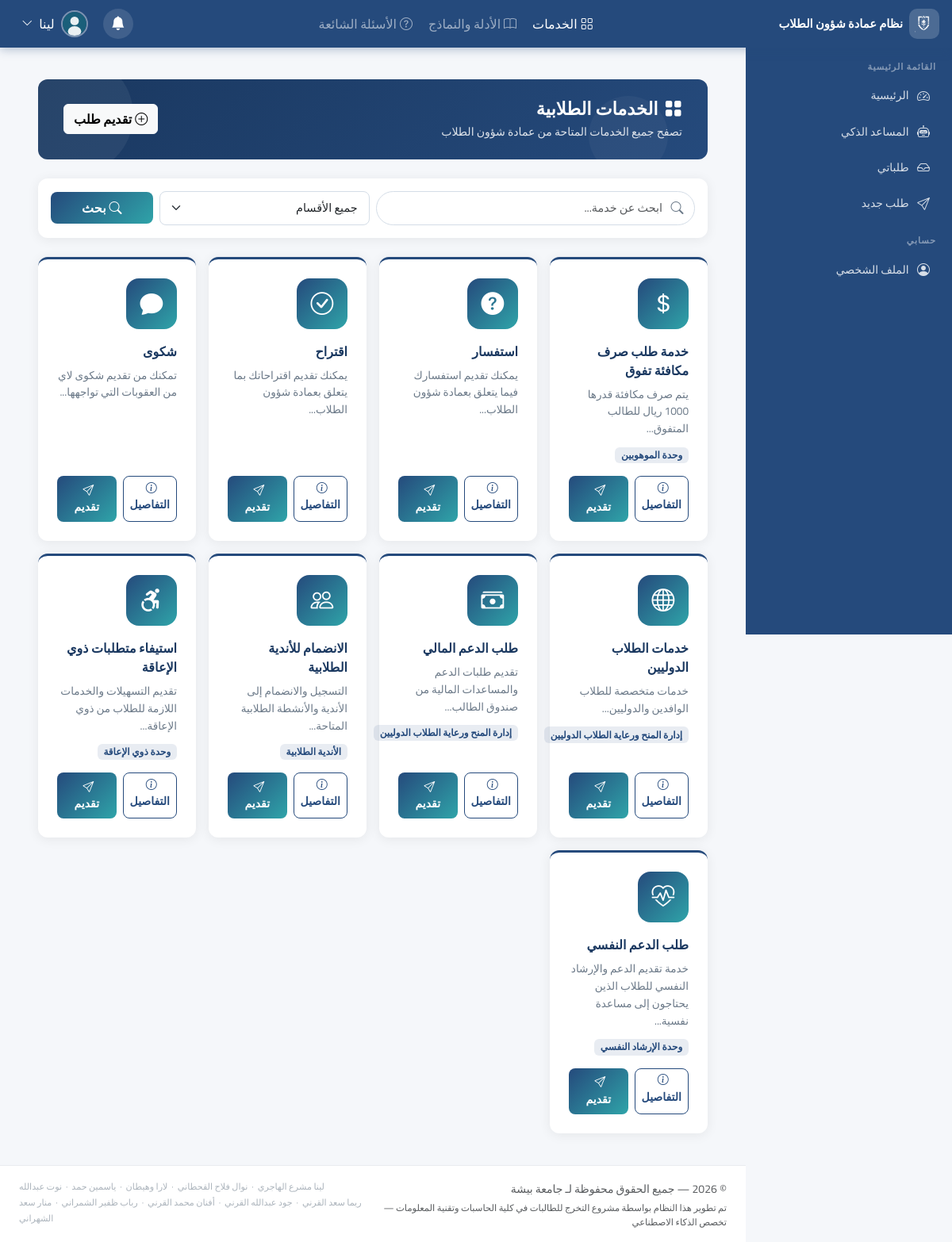
The app's page /student/services.php (signed in) with its own data.
### tables this page shows
CREATE TABLE `system_settings` (
  `id` int(10) UNSIGNED NOT NULL,
  `setting_key` varchar(100) NOT NULL,
  `setting_value` text DEFAULT NULL,
  `updated_at` datetime DEFAULT current_timestamp() ON UPDATE current_timestamp()
);

CREATE TABLE `services` (
  `id` int(10) UNSIGNED NOT NULL,
  `title` varchar(200) NOT NULL,
  `description` text DEFAULT NULL,
  `department_id` int(10) UNSIGNED DEFAULT NULL,
  `conditions` text DEFAULT NULL,
  `required_documents` text DEFAULT NULL,
  `steps` text DEFAULT NULL,
  `keywords` text DEFAULT NULL,
  `icon` varchar(100) DEFAULT 'bi-gear',
  `status` enum('published','draft','archived') DEFAULT 'published',
  `assigned_role` enum('admin','advisor','both') NOT NULL DEFAULT 'admin',
  `created_by` int(10) UNSIGNED DEFAULT NULL,
  `created_at` datetime DEFAULT current_timestamp(),
  `updated_at` datetime DEFAULT current_timestamp() ON UPDATE current_timestamp()
);

CREATE TABLE `departments` (
  `id` int(10) UNSIGNED NOT NULL,
  `title` varchar(150) NOT NULL,
  `description` text DEFAULT NULL,
  `status` enum('active','inactive') DEFAULT 'active'
);

### includes/db.php (called while the page is built, shortened)
<?php
try {
    $dsn = "mysql:host=" . DB_HOST . ";dbname=" . DB_NAME . ";charset=" . DB_CHARSET;
    $pdo = new PDO($dsn, DB_USER, DB_PASS, [
        PDO::ATTR_ERRMODE            => PDO::ERRMODE_EXCEPTION,
        PDO::ATTR_DEFAULT_FETCH_MODE => PDO::FETCH_ASSOC,
        PDO::ATTR_EMULATE_PREPARES   => false,
    ]);
} catch (PDOException $e) {
    die(json_encode(['error' => 'فشل الاتصال بقاعدة البيانات: ' . $e->getMessage()]));
}
function getSetting(string $key, string $default = ''): string {
    global $pdo;
    $stmt = $pdo->prepare("SELECT setting_value FROM system_settings WHERE setting_key = ?");
    $stmt->execute([$key]);
    $row = $stmt->fetch();
    return $row ? (string)$row['setting_value'] : $default;
}

### includes/functions.php (called while the page is built, shortened)
<?php
function clean(string $input): string {
    return htmlspecialchars(strip_tags(trim($input)), ENT_QUOTES, 'UTF-8');
}
function getUserAvatar(string $imagePath = '', string $gender = 'male'): string {
    return '/STD/assets/images/' . ($gender === 'female' ? 'avatar-female.svg' : 'avatar-male.svg');
}

### student/services.php (the view, shortened to what this page needs)
<?php
require_once __DIR__ . '/../includes/db.php';
require_once __DIR__ . '/../includes/functions.php';
$search     = clean($_GET['q'] ?? '');
$params = [];
$where  = ["s.status = 'published'"];
$sql = "SELECT s.*, d.title as dept_title
        FROM services s
        LEFT JOIN departments d ON d.id = s.department_id
        WHERE " . implode(' AND ', $where) . "
        ORDER BY s.id DESC";
$stmt = $pdo->prepare($sql);
$stmt->execute($params);
$services = $stmt->fetchAll();
require_once __DIR__ . '/../includes/header.php';
?>
<div class="container-fluid px-4 py-3">
    <div class="page-header">
        <div class="row align-items-center">
            <div class="col">
                <h1><i class="bi bi-grid-fill me-2"></i>الخدمات الطلابية</h1>
                <p>تصفح جميع الخدمات المتاحة من عمادة شؤون الطلاب</p>
            </div>
            <div class="col-auto">
                <a href="/STD/student/new_request.php" class="btn btn-light fw-bold">
                    <i class="bi bi-plus-circle me-1"></i>تقديم طلب
                </a>
            </div>
        </div>
    </div>
    <div class="std-card p-3 mb-4">
        <form method="GET" class="row g-2 align-items-center">
            <div class="col-md-6">
                <div class="search-bar">
                    <input type="text" name="q" class="form-control" placeholder="ابحث عن خدمة..." value="<?= htmlspecialchars($search) ?>">
                    <i class="bi bi-search search-icon"></i>
                </div>
            </div>
            <div class="col-md-4">
                <select name="dept" class="form-select">
                    <option value="0">جميع الأقسام</option>
                </select>
            </div>
            <div class="col-md-2">
                <button type="submit" class="btn btn-primary w-100">
                    <i class="bi bi-search me-1"></i>بحث
                </button>
            </div>
        </form>
    </div>
    <?php if (empty($services)): ?>
        <div class="empty-state">
            <div class="empty-state-icon"><i class="bi bi-grid"></i></div>
            <h5>لا توجد خدمات مطابقة</h5>
            <p>جرب البحث بكلمات مختلفة</p>
        </div>
    <?php else: ?>
        <div class="row g-3">
            <?php foreach ($services as $svc): ?>
            <div class="col-sm-6 col-lg-4 col-xl-3">
                <div class="service-card d-flex flex-column h-100">
                    <a href="/STD/student/services.php?id=<?= $svc['id'] ?>" class="text-decoration-none flex-grow-1">
                        <div class="service-icon-wrap">
                            <i class="bi <?= htmlspecialchars($svc['icon']) ?>"></i>
                        </div>
                        <div class="service-title"><?= htmlspecialchars($svc['title']) ?></div>
                        <div class="service-desc"><?= htmlspecialchars(mb_substr($svc['description'], 0, 80)) ?>...</div>
                        <?php if ($svc['dept_title']): ?>
                            <div class="mt-2">
                                <span class="badge bg-primary-soft text-primary small"><?= htmlspecialchars($svc['dept_title']) ?></span>
                            </div>
                        <?php endif; ?>
                    </a>
                    <div class="mt-3 d-flex gap-2">
                        <a href="/STD/student/services.php?id=<?= $svc['id'] ?>" class="btn btn-sm btn-outline-primary flex-grow-1">
                            <i class="bi bi-info-circle me-1"></i>التفاصيل
                        </a>
                        <a href="/STD/student/new_request.php?service_id=<?= $svc['id'] ?>" class="btn btn-sm btn-primary flex-grow-1">
                            <i class="bi bi-send me-1"></i>تقديم
                        </a>
                    </div>
                </div>
            </div>
            <?php endforeach; ?>
        </div>
    <?php endif; ?>
</div>
<?php require_once __DIR__ . '/../includes/footer.php'; ?>

### includes/header.php (shortened to what this page needs)
<?php
$siteName = getSetting('site_name', 'نظام شؤون الطلاب');
$siteLogo = getSetting('site_logo', '');
$userType  = $_SESSION['user_type'] ?? '';
$userId    = (int)($_SESSION['user_id'] ?? 0);
$fullName  = $_SESSION['full_name'] ?? '';
$prefix = '/STD';
$dashLink = match($userType) {
    'student'          => "$prefix/student/dashboard.php",
    'admin'            => "$prefix/admin/dashboard.php",
    'manager'          => "$prefix/manager/dashboard.php",
    'academic_advisor' => "$prefix/advisor/dashboard.php",
    default            => "$prefix/login.php",
};
$hasSidebar = in_array($userType, ['admin', 'manager', 'student', 'academic_advisor']);
?>
<!DOCTYPE html>
<html lang="ar" dir="rtl">
<head>
    <link rel="stylesheet" href="https://cdn.jsdelivr.net/npm/bootstrap@5.3.3/dist/css/bootstrap.rtl.min.css">
    <link rel="stylesheet" href="https://cdn.jsdelivr.net/npm/bootstrap-icons@1.11.3/font/bootstrap-icons.min.css">
    <link rel="stylesheet" href="<?= $prefix ?>/assets/css/style.css?v=<?= filemtime($_SERVER['DOCUMENT_ROOT'].'/STD/assets/css/style.css') ?>">
</head>
<body class="<?= $userType ?>-layout">
<nav class="std-navbar navbar navbar-expand-lg navbar-dark">
    <div class="container-fluid px-3 gap-2">
        <a class="d-flex align-items-center gap-2 text-decoration-none" href="<?= $dashLink ?>">
            <div class="brand-icon">
                <?php if ($siteLogo): ?>
                    <img src="/STD/assets/uploads/<?= htmlspecialchars($siteLogo) ?>" alt="<?= htmlspecialchars($siteName) ?>" style="width:36px;height:36px;object-fit:contain;border-radius:6px;">
                <?php else: ?>
                    <i class="bi bi-mortarboard-fill"></i>
                <?php endif; ?>
            </div>
            <span class="brand-title d-none d-sm-block"><?= htmlspecialchars($siteName) ?></span>
        </a>
        <?php if ($userType === 'student'): ?>
        <ul class="navbar-nav flex-row gap-1 mx-auto d-none d-lg-flex">
            <?php
            $quickNav = [
                ['/student/services', 'bi-grid',            'الخدمات'],
                ['/student/guides',   'bi-book',            'الأدلة والنماذج'],
                ['/student/faq',      'bi-question-circle', 'الأسئلة الشائعة'],
            ];
            foreach ($quickNav as [$path, $icon, $label]):
                $active = strpos($_SERVER['REQUEST_URI'], $path) !== false ? 'active' : '';
            ?>
            <li class="nav-item">
                <a class="nav-link nav-pill <?= $active ?>" href="<?= $prefix ?><?= $path ?>.php">
                    <i class="bi <?= $icon ?> me-1"></i><?= $label ?>
                </a>
            </li>
            <?php endforeach; ?>
        </ul>
        <?php else: ?>
        <span class="flex-grow-1"></span>
        <?php endif; ?>
        <?php if ($userId > 0): ?>
        <ul class="navbar-nav flex-row align-items-center gap-2">
            <li class="nav-item dropdown">
                <a class="nav-link nav-icon-btn position-relative" href="#" data-bs-toggle="dropdown" aria-label="الإشعارات">
                    <i class="bi bi-bell-fill"></i>
                </a>
            </li>
            <li class="nav-item dropdown">
                <a class="nav-link user-menu-btn d-flex align-items-center gap-2" href="#" data-bs-toggle="dropdown">
                    <img src="<?= getUserAvatar($_SESSION['profile_image'] ?? '') ?>" alt="" class="user-avatar-sm">
                    <span class="d-none d-lg-block"><?= htmlspecialchars(explode(' ', $fullName)[0] ?? $fullName) ?></span>
                    <i class="bi bi-chevron-down small d-none d-lg-inline"></i>
                </a>
            </li>
        </ul>
        <?php endif; ?>
    </div>
</nav>
<div class="layout-wrapper">
<?php if ($hasSidebar): ?>
<?php require_once __DIR__ . '/sidebar.php'; ?>
<?php endif; ?>
<div class="page-body">
<div class="page-content">

### includes/footer.php (shortened to what this page needs)
<?php
$uniName = getSetting('university_name', 'جامعة بيشة');
?>
</div>
<footer class="main-footer">
    <div class="container-fluid px-4">
        <div class="row align-items-start py-3 g-2">
            <div class="col-md-6 text-center text-md-start">
                <span class="text-muted small">
                    &copy; <?= date('Y') ?> — جميع الحقوق محفوظة
                    لـ <?= htmlspecialchars($uniName) ?>
                </span>
                <div class="text-muted mt-1" style="font-size:.72rem;line-height:1.6;">
                    تم تطوير هذا النظام بواسطة مشروع التخرج للطالبات في
                    كلية الحاسبات وتقنية المعلومات — تخصص الذكاء الاصطناعي
                </div>
            </div>
            <div class="col-md-6 text-center text-md-end" style="font-size:.7rem;color:#adb5bd;line-height:1.8;">
                لينا مشرع الهاجري &nbsp;·&nbsp; نوال فلاح القحطاني &nbsp;·&nbsp; لارا وهيطان &nbsp;·&nbsp; ياسمين حمد &nbsp;·&nbsp; نوت عبدالله<br>
                ريما سعد القرني &nbsp;·&nbsp; جود عبدالله القرني &nbsp;·&nbsp; أفنان محمد القرني &nbsp;·&nbsp; رباب ظفير الشمراني &nbsp;·&nbsp; منار سعد الشهراني
            </div>
        </div>
    </div>
</footer>
</div>
</div>
</body>
</html>

### records on screen
system_settings: setting_value (picture)
system_settings: setting_value "نظام عمادة شؤون الطلاب"
services: title "خدمة طلب صرف مكافئة تفوق", description "يتم صرف مكافئة قدرها 1000 ريال للطالب المتفوق", department.title "وحدة الموهوبين"
services: title "استفسار", description "يمكنك تقديم استفسارك فيما يتعلق بعمادة شؤون الطلاب"
services: title "اقتراح", description "يمكنك تقديم اقتراحاتك بما يتعلق بعمادة شؤون الطلاب"
services: title "شكوى", description "تمكنك من تقديم شكوى لاي من العقوبات التي تواجهها"
services: title "خدمات الطلاب الدوليين", description "خدمات متخصصة للطلاب الوافدين والدوليين", department.title "إدارة المنح ورعاية الطلاب الدوليين"
services: title "طلب الدعم المالي", description "تقديم طلبات الدعم والمساعدات المالية من صندوق الطالب", department.title "إدارة المنح ورعاية الطلاب الدوليين"
services: title "الانضمام للأندية الطلابية", description "التسجيل والانضمام إلى الأندية والأنشطة الطلابية المتاحة", department.title "الأندية الطلابية"
services: title "استيفاء متطلبات ذوي الإعاقة", description "تقديم التسهيلات والخدمات اللازمة للطلاب من ذوي الإعاقة", department.title "وحدة ذوي الإعاقة"
services: title "طلب الدعم النفسي", description "خدمة تقديم الدعم والإرشاد النفسي للطلاب الذين يحتاجون إلى مساعدة نفسية", department.title "وحدة الإرشاد النفسي"
system_settings: setting_value "جامعة بيشة"

### other values on screen
$label "الخدمات"
$label "الأدلة والنماذج"
$label "الأسئلة الشائعة"
explode(' ', $fullName)[0] "لينا"
